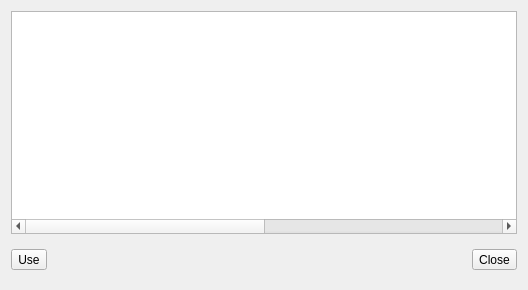
<?xml version="1.0" encoding="UTF-8"?>
<ui version="4.0">
 <class>PaletteListForm</class>
 <widget class="QWidget" name="PaletteListForm">
  <property name="geometry">
   <rect>
    <x>0</x>
    <y>0</y>
    <width>528</width>
    <height>290</height>
   </rect>
  </property>
  <property name="minimumSize">
   <size>
    <width>528</width>
    <height>0</height>
   </size>
  </property>
  <property name="maximumSize">
   <size>
    <width>528</width>
    <height>16777215</height>
   </size>
  </property>
  <property name="windowTitle">
   <string>Form</string>
  </property>
  <layout class="QVBoxLayout" name="verticalLayout">
   <item>
    <widget class="QTableWidget" name="tableWidget">
     <property name="selectionMode">
      <enum>QAbstractItemView::SingleSelection</enum>
     </property>
     <property name="selectionBehavior">
      <enum>QAbstractItemView::SelectRows</enum>
     </property>
     <property name="showGrid">
      <bool>true</bool>
     </property>
     <property name="wordWrap">
      <bool>false</bool>
     </property>
     <property name="cornerButtonEnabled">
      <bool>false</bool>
     </property>
     <property name="columnCount">
      <number>2</number>
     </property>
     <attribute name="horizontalHeaderVisible">
      <bool>false</bool>
     </attribute>
     <attribute name="horizontalHeaderDefaultSectionSize">
      <number>256</number>
     </attribute>
     <attribute name="horizontalHeaderHighlightSections">
      <bool>false</bool>
     </attribute>
     <attribute name="verticalHeaderVisible">
      <bool>false</bool>
     </attribute>
     <attribute name="verticalHeaderDefaultSectionSize">
      <number>27</number>
     </attribute>
     <attribute name="verticalHeaderHighlightSections">
      <bool>false</bool>
     </attribute>
     <column/>
     <column/>
    </widget>
   </item>
   <item>
    <widget class="QFrame" name="frame">
     <property name="frameShape">
      <enum>QFrame::NoFrame</enum>
     </property>
     <property name="frameShadow">
      <enum>QFrame::Raised</enum>
     </property>
     <layout class="QHBoxLayout" name="horizontalLayout">
      <property name="leftMargin">
       <number>0</number>
      </property>
      <property name="rightMargin">
       <number>0</number>
      </property>
      <item>
       <widget class="QToolButton" name="toolButton">
        <property name="text">
         <string>Use</string>
        </property>
       </widget>
      </item>
      <item>
       <spacer name="horizontalSpacer">
        <property name="orientation">
         <enum>Qt::Horizontal</enum>
        </property>
        <property name="sizeHint" stdset="0">
         <size>
          <width>40</width>
          <height>20</height>
         </size>
        </property>
       </spacer>
      </item>
      <item>
       <widget class="QToolButton" name="toolButton_2">
        <property name="text">
         <string>Close</string>
        </property>
       </widget>
      </item>
     </layout>
    </widget>
   </item>
  </layout>
 </widget>
 <resources/>
 <connections/>
</ui>
